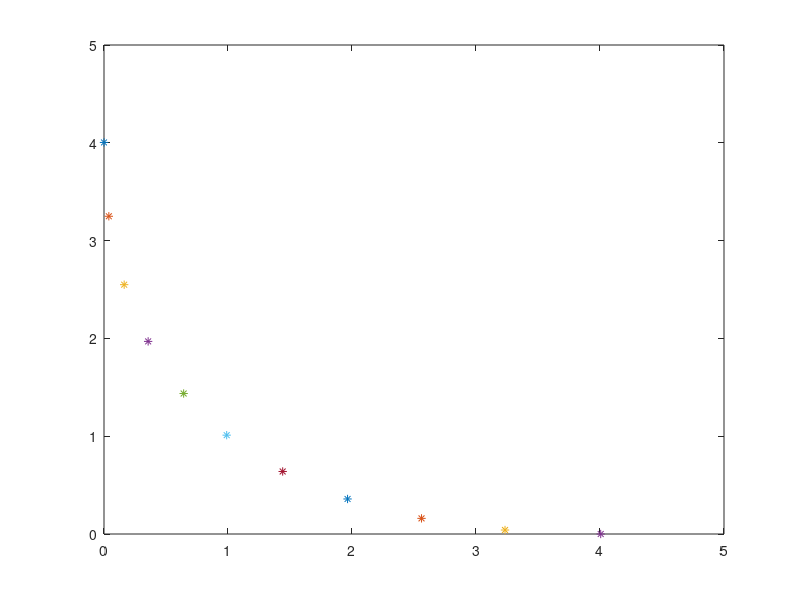

Here is the MATLAB script that generated this plot:
f = @(x,l) l*x^2 + (1-l)*(x-2)^2;

g = @(x) (x-2)^2;
h = @(x) x^2;

% Limites da funcao
limite_x = 3;
limite_y = -3;

% Precisao minima do resultado
tolerancia = 0.01;

% Numero de abelhas de cada tipo
% As abelhas operarias voam para locais ao redor da colmeia (inicialmente aleatorio).
% As abelhas seguidoras tem como referencia a informacao trazida pelas abelhas operarias.
% As abelhas exploradoras voam aleatoriamente, explorando lugares distindos.
operarias = 10;
seguidoras = 10;
exploradoras = 10;

% Maxima distancia ao redor de um ponto que uma abelha explora
passo = 0.1;

pos_operarias = [];
pos_seguidoras = [];
pos_exploradoras = [];

pos_total = [];

%%%%%% Inicio otimizacao multiobjetiva %%%%%%
lambda = 0;
while lambda <= 1

  % Coloca a posicao inicial das abelhas operarias,
  % a primeiras posicoes sao aleatorias
  for a=1 : operarias 
    pos_operarias(a,1) = limite_y + rand()*(limite_x - limite_y);
    pos_total(a,1) = pos_operarias(a,1);
  end

  % Coloca a posicao inicial das abelhas exploradoras,
  % sempre aleatorio
  for b=1 : exploradoras
    pos_exploradoras(b,1) = limite_y + rand()*(limite_x - limite_y);
    pos_total(b+operarias,1) = pos_exploradoras(b,1);
  end

  cont = 0;
  melhor = [1000];
  interacoes = 0;

  while 1
    interacoes = interacoes + 1;
    cont = cont + 1;

    % Cria o vetor de probabilidades dos pontos
    prob = [];
    
    soma = 0;
    for i=1:length(pos_total);
      soma = soma + f(pos_total(i,1), lambda);
    end

    for i=1:length(pos_total);
      last_value = length(prob) + 1;
      value = length(prob) + 1 + ceil((f(pos_total(i,1), lambda)/soma)*100);
      for j=last_value : value;
        prob(j) = i;
      end
    end

    % Move as abelhas seguidoras
    for a=1:seguidoras
      % Escolhe um ponto baseado no vetor de probabilidaes  
      index = prob(randi(length(prob), 1));
      ponto = pos_total(index, :);
      
      % O novo ponto estara a um "passo" e distancia do oultro, em um angulo theta aleatorio
      theta = rand()*6.2831;
      pos_seguidoras(a,1) = ponto(1) + cos(theta)*passo;
      if pos_seguidoras(a,1) > limite_x
        pos_seguidoras(a,1) = limite_x;
      elseif pos_seguidoras(a,1) < -limite_x
        pos_seguidoras(a,1) = -limite_x;
      end
      
      pos_total(a+exploradoras+operarias,1) = pos_seguidoras(a,1);
    end
    
    % Move as abelhas exploradoras
    for b=1 : exploradoras
      pos_exploradoras(b,1) = limite_y + rand()*(limite_x - limite_y);
      pos_total(b+operarias,1) = pos_exploradoras(b,1);
    end

    
    
    % Move as abelhas operarias
    % Cria o vetor de probabilidades dos pontos
    prob = [];
    
    soma = 0;
    for i=1:length(pos_total);
      soma = soma + f(pos_total(i,1), lambda);
    end

    for i=1:length(pos_total);
      last_value = length(prob) + 1;
      value = length(prob) + 1 + ceil((f(pos_total(i,1), lambda)/soma)*100);
      for j=last_value : value;
        prob(j) = i;
      end
    end
    
    for a=1:seguidoras
      % Escolhe um ponto baseado no vetor de probabilidaes  
      index = prob(randi(length(prob), 1));
      ponto = pos_total(index, :);
      
      % O novo ponto estara a um "passo" e distancia do oultro, em um angulo theta aleatorio
      theta = rand()*6.2831;
      pos_operarias(a,1) = ponto(1) + cos(theta)*passo;
      if pos_operarias(a,1) > limite_x
        pos_operarias(a,1) = limite_x;
      elseif pos_operarias(a,1) < -limite_x
        pos_operarias(a,1) = -limite_x;
      end  
    end
      
    % ve o melor ponto
    for i=1 : length(pos_total)
      if f(pos_total(i,1),lambda) < f(melhor(1), lambda)
        melhor = pos_total(i, :);
      end  
    end
    % Condicao de parada 
    if cont > 100
      break;    
    end
    
  end
  
  X = melhor;

  y1 = g(X);
  y2 = h(X);
  
  plot(y1,y2,'*');
  hold on;
  
  lambda = lambda + 0.1;
  
end